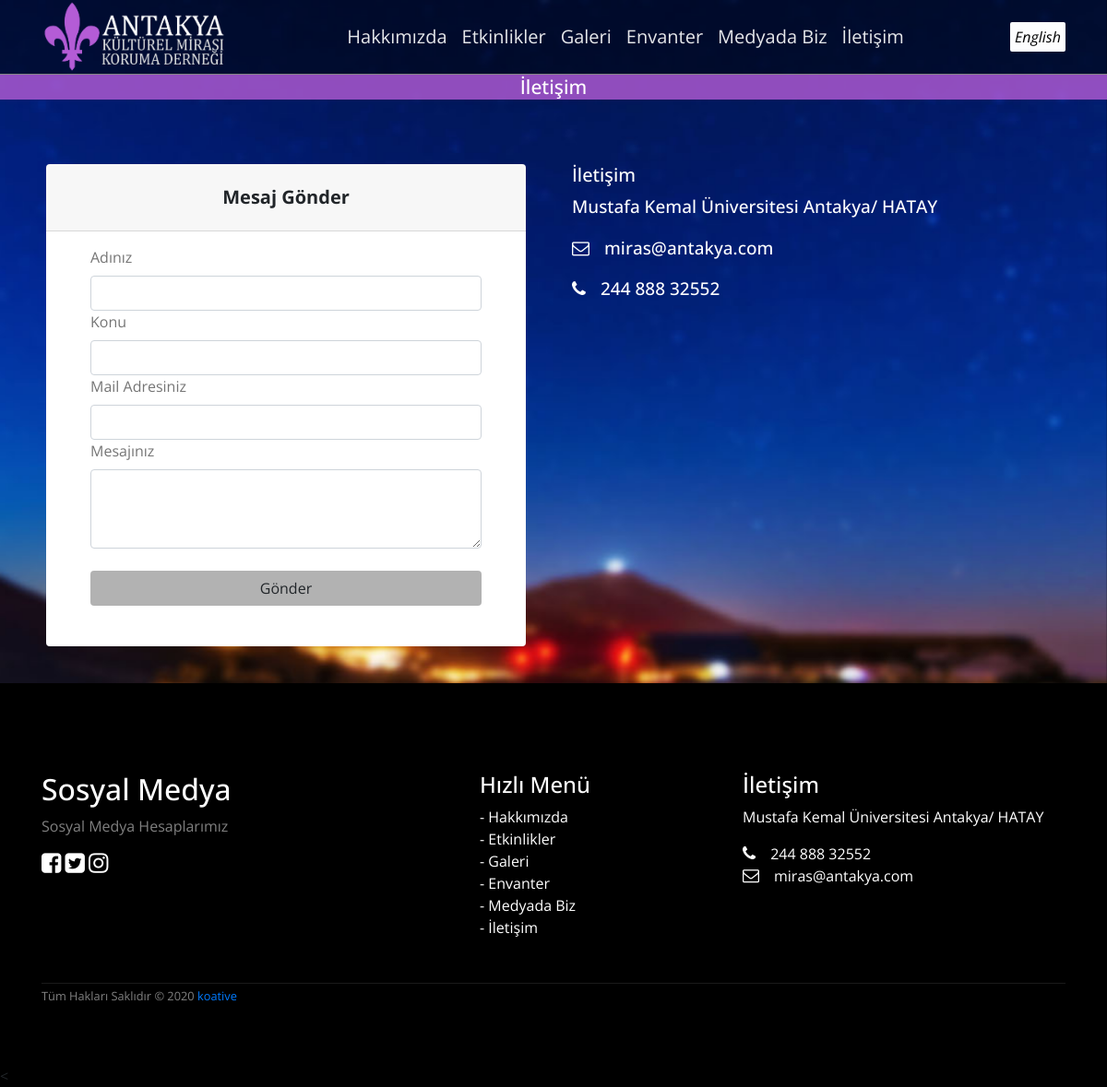
The page /iletisim.php on the database its author committed.
### tables this page shows
CREATE TABLE `control` (
  `c_id` int(11) NOT NULL,
  `c_logo` varchar(250) NOT NULL,
  `c_logo_en` varchar(250) NOT NULL,
  `c_twitter` varchar(100) NOT NULL,
  `c_facebook` varchar(100) NOT NULL,
  `c_instagram` varchar(100) NOT NULL,
  `c_adres` varchar(250) NOT NULL,
  `c_adres_en` varchar(250) NOT NULL,
  `c_telefon` varchar(50) NOT NULL,
  `c_title` varchar(500) NOT NULL,
  `c_title_en` varchar(250) NOT NULL,
  `c_keywords` varchar(500) NOT NULL,
  `c_email` varchar(250) NOT NULL,
  `c_footer_social` varchar(250) NOT NULL,
  `c_footer_social_en` varchar(250) NOT NULL,
  `c_atif` varchar(250) NOT NULL,
  `c_atif_en` varchar(250) NOT NULL,
  `c_description` varchar(500) NOT NULL,
  `c_about` varchar(2000) NOT NULL,
  `c_about_en` varchar(2000) NOT NULL,
  `c_about_p` varchar(250) NOT NULL,
  `c_bg` varchar(500) NOT NULL
);

### lang/tr.php (called while the page is built)
<?php
$sql= "select * from control";
$result = $conn->query($sql);
$row = $result->fetch_assoc();
$lang = array(
"ico" => "assets/img/static/site-ico.png",
"logo" => $row["c_logo"],
"dil" => "English",
"medyada_biz" => "Medyada Biz",
"projeler" => "Projeler",
"etkinlikler" =>"Etkinlikler",
"galeri" =>"Galeri",
"hakkimizda" =>"Hakkımızda",
"iletisim" => "İletişim",
"envanter" => "Envanter",
"sosyal_medya" =>"Sosyal Medya",
"sosyal_medya_bilgi" =>$row["c_footer_social"],
"devamini_gor_button" =>"Devamını Gör",
"atif" =>$row["c_atif"],
"hizli_menu" =>"Hızlı Menü",
"detaylar" => "Detaylar",
"email"=>$row["c_email"],
"adres"=>$row["c_adres"],
"telefon"=>$row["c_telefon"],
"facebook"=>$row["c_facebook"],
"twitter" =>$row["c_twitter"],
"instagram"=>$row["c_instagram"],
"hakkimizda_aciklama"=>$row["c_about"],
"hakkimizda_p"=>$row["c_about_p"],
"c_bg"=>$row["c_bg"],
"c_send_message"=>"Mesaj Gönder",
"c_name"=>"Adınız",
"c_mail"=>"Mail Adresiniz",
"c_mesaj"=>"Mesajınız",
"c_gonder"=>"Gönder",
"c_konu" =>"Konu",
"sonraki"=>"Sonraki",
"onceki"=>"Önceki",
"eklenme_tarihi"=>"Eklenme Tarihi",
);
?>

### iletisim.php (the view, shortened to what this page needs)
<?php include 'header.php';
?>
<div class="bg navPad">
<div class="container-fluid">
<div><h1 class="bScoo text-center "><?php echo $lang["iletisim"] ?></h1></div>
</div>
<div class="container ">
<div class="row">
<div class="mForm col-md-6">
<div class="card ">
    <h5 class="card-header info-color white-text text-center py-4">
        <strong><?php echo $lang["c_send_message"]?></strong>
    </h5>
    <div class="card-body px-lg-5
 pt-0">
        <form class="text-left" style="color: #757575;" method="post" action="">
            <div class="md-form mt-3 ">
            <label for="materialContactFormName"><?php echo $lang["c_name"]?></label>
                <input name="name"  required=""type="text" id="materialContactFormName" class="form-control">
            </div>
  <div class="md-form">
            <label for="materialContactFormEmail"><?php echo $lang["c_konu"]?></label>
                <input name="subject" required="" type="text" id="materialContactFormEmail" class="form-control">
            </div>
            <div class="md-form">
            <label for="materialContactFormEmail"><?php echo $lang["c_mail"]?></label>
                <input name="mail" required="" type="email" id="materialContactFormEmail" class="form-control">
            </div>
            <div class="md-form">
            <label for="materialContactFormMessage"><?php echo $lang["c_mesaj"]?></label>
                <textarea required=""name="message" id="materialContactFormMessage" class="form-control md-textarea" rows="3"></textarea>
            </div>
            <button class="btn btn-rounded btn-block z-depth-0 my-4 waves-effect" name="mesaj" type="submit"><?php echo $lang["c_gonder"]?></button>
        </form>
    </div>
</div>
</div>
<div class="mInfo col-md-6 col-xs-12 location about-text text-white">
                    <h5 class="mt-lg-0 mt-sm-4"><?php echo $lang["iletisim"]; ?></h5>
                    <p><?php echo $lang["adres"] ?></p>
                    <p><i class="fa fa-envelope-o mr-3"></i><?php echo $lang["email"] ?></p>
                    <p class=""><i class="fa fa-phone mr-3"></i><?php echo $lang["telefon"]?></p>
                    </div>
</div>
</div>
</div>
<?php include 'footer.php'; ?>

### header.php (shortened to what this page needs)
<?php
include 'admin/settings/connect_db.php';
if (!isset($_SESSION["lang"])) {
    require("lang/tr.php"); $_SESSION["lang"]="tr";
} else {
    require("lang/" . $_SESSION['lang'] . ".php");
}
?>
<!doctype html>
<html lang="en">
<head>
    <link rel="stylesheet" href="assets/css/mobile.css">
    <link rel="stylesheet" href="assets/css/bootstrap.min.css">
    <link rel="stylesheet" href="assets/css/main.css">
    <link rel="stylesheet" href="assets/css/card-slider.css >
    <link rel="stylesheet" href="assets/css/jquery.fancybox.min.css" media="screen">
    <link rel="stylesheet" href="https://stackpath.bootstrapcdn.com/font-awesome/4.7.0/css/font-awesome.min.css">
</head>
<body onload="document.body.style.opacity='1'">
    <nav class="navbar navbar-expand-lg fixed-top" id="menu-sc">
        <div class="container menu-x">
            <a class="navbar-brand" href="index.php"><?php echo  '<img src="' . $lang["logo"] . '">' ?></a>
            <div class="collapse navbar-collapse" id="navbarResponsive">
                <ul class="navbar-nav ml-auto">
                <li class="nav-item">
                        <a class="nav-link" href="hakkimizda.php"><?php echo $lang["hakkimizda"]; ?></a>
                    </li>
                    <li class="nav-item">
                        <a class="nav-link" href="etkinlikler.php"><?php echo $lang["etkinlikler"]; ?></a>
                    </li>
                    <li class="nav-item">
                        <a class="nav-link" href="galeri.php"><?php echo $lang["galeri"]; ?></a>
                    </li>
                    <li class="nav-item">
                        <a class="nav-link" href="envanter.php"><?php echo $lang["envanter"]; ?></a>
                    </li>
                    <li class="nav-item active">
                        <a class="nav-link" href="biz.php">
                            <?php echo $lang["medyada_biz"]; ?>
                        </a>
                    </li>
                    <li class="nav-item">
                        <a class="nav-link" href="iletisim.php"><?php echo $lang["iletisim"]; ?></a>
                    </li>
                </ul>
                <ul class="navbar-nav ml-auto text-center">
                    <?php if ($_SESSION["lang"] == "tr") {
                        echo "<li class='lang-select'><a class='list-group-item-light lang-select-a'href='lang.php?lang=en'>" . $lang["dil"] . "</a></li>";
                    } else if ($_SESSION["lang"] == "en") {
                        echo "<li class='lang-select'><a class='list-group-item-light lang-select-a' href='lang.php?lang=tr'>" . $lang["dil"] . "</a></li>";
                    }
                    ?>
                </ul>
            </div>
    </nav>

### footer.php (shortened to what this page needs)
  <div class="mt-5 pt-5 pb-5 footer">
        <div class="container">
            <div class="row">
                <div class="col-lg-5 col-xs-12 about-company">
                    <h2><?php echo $lang["sosyal_medya"]; ?></h2>
                    <p class="pr-5 text-white-50"><?php echo $lang["sosyal_medya_bilgi"]; ?></p>
                    <p class="media_icons"><a target="_blank" href="<?php echo $lang['facebook'] ?>"><i class="fa fa-facebook-square mr-1"></i></a><a target="_blank" href="<?php echo $lang['twitter'] ?>"><i class="fa fa-twitter-square"></i></a>
                        <a target="_blank" href="<?php echo $lang['instagram'] ?>"><i class="fa fa-instagram"></i></a>
                    </p>
                </div>
                <div class="col-lg-3 col-xs-12 links">
                    <h4 class="mt-lg-0 mt-sm-3"><?php echo $lang["hizli_menu"]; ?></h4>
                    <ul class="m-0 p-0">
                    <li>- <a href="#"><?php echo $lang["hakkimizda"]; ?></a></li>
                        <li>- <a href="#"><?php echo $lang["etkinlikler"]; ?></a></li>
                        <li>- <a href="#"><?php echo $lang["galeri"]; ?></a></li>
                        <li>- <a href="#"><?php echo $lang["envanter"]; ?></a></li>
                        <li>- <a href="#"><?php echo $lang["medyada_biz"]; ?></a></li>
                        <li>- <a href="#"><?php echo $lang["iletisim"]; ?></a></li>
                    </ul>
                </div>
                <div class="col-lg-4 col-xs-12 location">
                    <h4 class="mt-lg-0 mt-sm-4"><?php echo $lang["iletisim"]; ?></h4>
                    <p><?php echo $lang["adres"] ?></p>
                    <p class="mb-0"><i class="fa fa-phone mr-3"></i><?php echo $lang["telefon"]?></p>
                    <p><i class="fa fa-envelope-o mr-3"></i><?php echo $lang["email"] ?></p>
                </div>
            </div>
            <div class="row mt-5">
                <div class="col copyright">
                    <p class=""><small class="text-white-50"><?php echo $lang["atif"]; ?><a href="http://korayguler.com"> koative </a></small></p>
                </div>
            </div>
        </div>
    </div>
    <
</body>
</html>

### assets/css/main.css (style rules this page uses)
body { font-family: 'Open Sans', sans-serif; background-color: black; opacity: 0; transition: opacity 2s; -webkit-transition: opacity 2s; }
.bScoo { background-color: rgba(180, 92, 214, 0.8); padding-top:1px; padding-bottom: 1px; font-size: 21px!important; border-top:1px solid rgb(134, 133, 133); color:white!important; }
.nav-link { transition: color .2s; }
.about-text { font-size: 19px!important; color:black; font-weight: 500; }
.container-fluid { padding:0!important; }
.navbar-brand img { width:10em; }
.navbar { background-color: rgba(0, 0, 0, 0.5) !important; height: 80px; }
.btn { background-color: rgba(0, 0, 0, 0.3) !important; }
.card { border:none!important; }
.nav-link { color: rgba(255, 255, 255, 0.9) !important; font-size: 20px; }
.footer { background-color: rgba(0, 0, 0, 1) !important; color: white; }
.footer .links ul { list-style-type: none; }
.footer .links li a { color: white; transition: color .2s; }
.footer .about-company i { font-size: 25px; }
.footer .about-company a { color: white; transition: color .2s; }
.footer .location i { font-size: 18px; }
.footer .copyright p { border-top: 1px solid rgba(255, 255, 255, 0.1); }
.lang-select-a { text-decoration: none!important; color:black; font-style: italic;border-radius: 2px !important; padding: 5px; font-weight: 400; }
.navPad { padding-top:80px; }
.mForm { padding: 40px 30px 40px 20px; }
.mInfo { padding: 40px 30px 40px 20px; color:white; font-size: 17px; }

### rows shown on the page
control: c_logo (picture), c_adres "Mustafa Kemal Üniversitesi Antakya/ HATAY", c_email "miras@antakya.com", c_telefon "244 888 32552", c_footer_social "Sosyal Medya Hesaplarımız", c_atif "Tüm Hakları Saklıdır © 2020"

### other values the page prints
$lang["hakkimizda"] "Hakkımızda"
$lang["etkinlikler"] "Etkinlikler"
$lang["galeri"] "Galeri"
$lang["envanter"] "Envanter"
$lang["medyada_biz"] "Medyada Biz"
$lang["iletisim"] "İletişim"
$lang["dil"] "English"
$lang["c_send_message"] "Mesaj Gönder"
$lang["c_name"] "Adınız"
$lang["c_konu"] "Konu"
$lang["c_mail"] "Mail Adresiniz"
$lang["c_mesaj"] "Mesajınız"
$lang["c_gonder"] "Gönder"
$lang["sosyal_medya"] "Sosyal Medya"
$lang["hizli_menu"] "Hızlı Menü"
